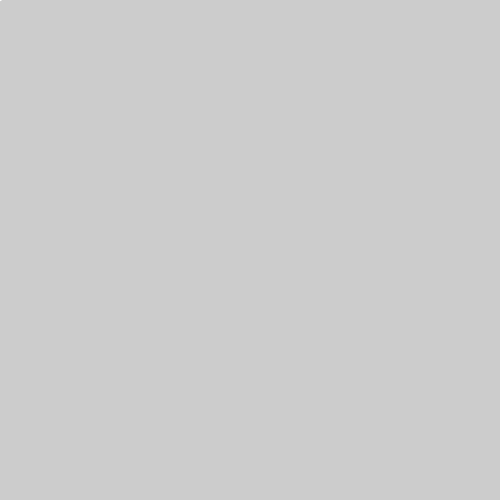
Frame 1 (no input)
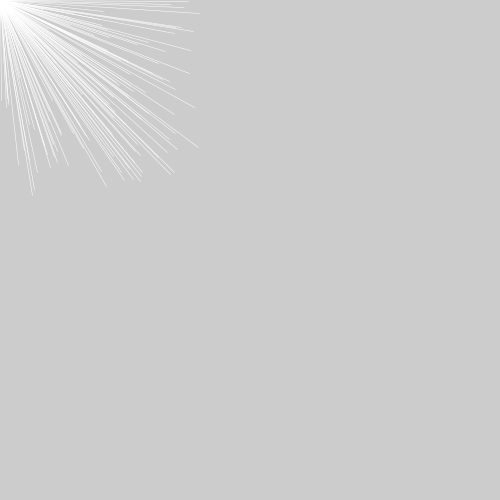
Frame 60 (the mouse pressed at the canvas centre just before this capture)
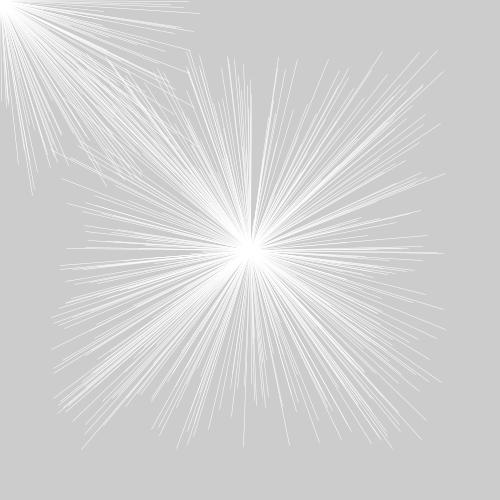
Frame 120 (the mouse held since frame 60 and released just before this capture)

The Processing sketch that drew these frames (run headless with seeded random() and noise(); from frame 60 on, the mouse is pressed at the canvas centre):

// Processing sketch: processing_5427
// ── processing_5427.pde

void setup(){
  size(500,500);
}
void draw(){
  smooth();
  strokeWeight(0.5);
  stroke(255);
  line(mouseX,mouseY, mouseX+random(-200, 200),mouseY+random(-200, 200));
    line(mouseX,mouseY, mouseX+random(-200, 200),mouseY+random(-200, 200));
      line(mouseX,mouseY, mouseX+random(-200, 200),mouseY+random(-200, 200));
        line(mouseX,mouseY, mouseX+random(-200, 200),mouseY+random(-200, 200));
          line(mouseX,mouseY, mouseX+random(-200, 200),mouseY+random(-200, 200));
            line(mouseX,mouseY, mouseX+random(-200, 200),mouseY+random(-200, 200));
              line(mouseX,mouseY, mouseX+random(-200, 200),mouseY+random(-200, 200));
                line(mouseX,mouseY, mouseX+random(-200, 200),mouseY+random(-200, 200));

}
